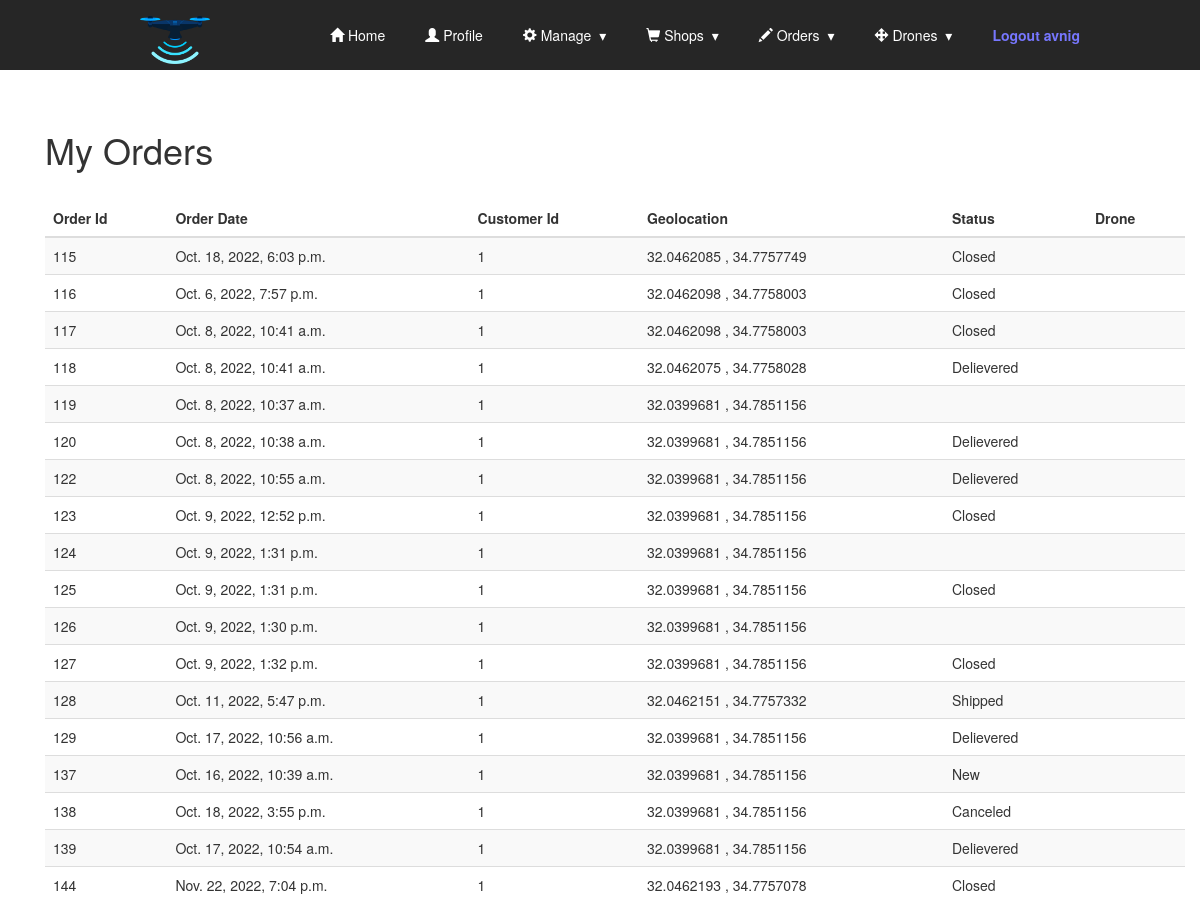
Screenshot of /orders/my_orders (signed in) with the database file from the repository.
### orders/models.py (models this page shows, shortened)
class SoftDeletionModel(models.Model):
    deleted_at = models.DateTimeField(blank=True, null=True)
    objects = SoftDeletionManager()
    all_objects = SoftDeletionManager(alive_only=False)
    class Meta:
        abstract = True

class Order(SoftDeletionModel):
    OrderStatus = (
        ('New',1),          # A new order which was not yet attended
        ('Processing',3),   # An order that is being prepared for shipping
        ('Shipped',4),      # An order which is on its way with a drone
        ('Delievered',5),   # An order which the consumer accepted with the app
        ('Closed',6),       # An order after delievered
        ('Canceled',7),     # Softly deleted order / canceled
    )
    customer = models.IntegerField()
    order_date = models.DateTimeField(auto_now=True)
    status = models.CharField(max_length = 10, choices = OrderStatus, default = 1)
    shop = models.ForeignKey(Shop,on_delete=models.DO_NOTHING)
    drone = models.ForeignKey(Drone,on_delete=models.DO_NOTHING,null=True)
    total_price = models.FloatField(default=0)
    total_weight = models.FloatField(default=0)
    lat_location = models.FloatField(default=0)
    long_location = models.FloatField(default=0)

### orders/views.py (the view)
# urls.py: path('my_orders',MyOrdersView,name='my_orders'),
@login_required(login_url='login')
def MyOrdersView(request):
    context = {}
    model=Order
    user = request.user
    context["user"]=user
    orders = Order.objects.filter(customer=user.id)
    context["orders"]=orders
    return render(request,'orders/my_orders.html',context)

### orders/models.py (called while the page is built)
    def get_queryset(self):
        if self.alive_only:
            return SoftDeletionQuerySet(self.model).filter(deleted_at=None)
        return SoftDeletionQuerySet(self.model)

### orders/templates/orders/my_orders.html (shortened to what this page needs)
<!DOCTYPE html>
{% extends "base.html" %}
{% block content %}
<div class="container">
  <br>
  <br>
  <h1>My Orders</h1>
  <br>
  <form class="my_orders" method="POST">
    <table class="table table-striped" id="live_orders_list">
      <thead>
        <tr>
          <th>Order Id</th>
          <th>Order Date</th>
          <th>Customer Id</th>
          <th>Geolocation</th>
          <th>Status</th>
          <th>Drone</th>
      </thead>
      <tbody>
            {% for o in orders %}
            <tr>
              <td id="order_id">{{o.id}}</td>
              <td>{{o.order_date}}</td>
              <td>{{o.customer}}</td>
              <td>{{o.lat_location}} , {{o.long_location}}</td>
                  {% if o.status == 'Processing' %}
                    <td class='processing'>
                  {% elif o.status == 'New' %}
                    <td class='new'>
                  {% else %}
                    <td>
                  {% endif %}
                {{o.status}}
              </td>
              <td id="order_droan">
              </td>
            </tr>
            {% endfor %}
      </tbody>
    </table>
  </form>
</div>
{% endblock %}

### templates/Base.html (shortened to what this page needs)
{% load static %}
<!DOCTYPE html>
<html>
<head>
  <link rel="stylesheet" href="https://maxcdn.bootstrapcdn.com/bootstrap/3.4.1/css/bootstrap.min.css">
  <link rel="stylesheet" href="{% static 'css/styles.css' %}">
  <link rel="stylesheet" href="{% static 'css/resp_nav_style.css' %}">
</head>
<body>
  <section class="nav-bar">
  <div class="nav-container">
    <div class="brand">
      <a class="brand" href="{% url 'index' %}"><img src="{% static 'dronebar/drone.png' %}" alt="Dronebar"></a>
    </div>
    <nav>
      <ul class="nav-list">
        <li class="active"><a href="{% url 'index' %}"><span class="glyphicon glyphicon-home"></span> Home</a></li>
        <li class="active"><a href="{% url 'accounts:profile' %}"><span class="glyphicon glyphicon-user"></span> Profile</a></li>
        <li>
          <a class="dropdown-toggle" data-toggle="dropdown" href="#"><span class="glyphicon glyphicon-cog"></span> Manage
          </a>
        </li>
        <li>
          <a class="dropdown-toggle" data-toggle="dropdown" href="#"><span class="glyphicon glyphicon-shopping-cart"></span> Shops
          </a>
        </li>
        <li>
          <a class="dropdown-toggle" data-toggle="dropdown" href="#"><span class="glyphicon glyphicon-pencil"></span> Orders
          </a>
        </li>
        <li>
          <a class="dropdown-toggle" data-toggle="dropdown" href="#"><span class="glyphicon glyphicon-move"></span> Drones
          </a>
        </li>
        <li><a href="{% url 'accounts:logout' %}" id="emp">Logout {{request.user}}</a></li>
      </ul>
    </nav>
  </div>
</section>
    <div class="container">
      {% block content %}
      {% endblock %}
    </div>
</body>
</html>

### static/css/styles.css (style rules this page uses)
#emp { color:#7777ff; text-color:#9999ff; font-weight: bold; }
.active { background-color: #04AA6D; color: white; }
.new { -webkit-animation: new 1s infinite; -moz-animation: new 1s infinite; -o-animation: new 1s infinite; animation: new 1s infinite; }
td { padding: 1em; }

### static/css/resp_nav_style.css (style rules this page uses)
body { margin: 0; padding: 0; }
.nav-bar { height: 70px; background: #262626; }
.brand { position: absolute; padding-left: 20px; float: left; line-height: 70px; text-transform: uppercase; font-size: 1.4em; }
.brand a img { max-height: 70px; }
.brand a, .brand a:visited { color: #ffffff; text-decoration: none; }
.nav-container { max-width: 1000px; margin: 0 auto; }
nav { float: right; }
nav ul { list-style: none; margin: 0; padding: 0; }
nav ul li { float: left; position: relative; }
nav ul li a, nav ul li a:visited { display: block; padding: 0 20px; line-height: 70px; background: #262626; color: #ffffff; text-decoration: none; }
nav ul li a:not(:only-child):after, nav ul li a:visited:not(:only-child):after { padding-left: 4px; content: ' ▾'; }
@media screen and (min-width: 799px) { .nav-list { display: block !important; } }

### rows the page displays
Order: id "115", order_date "Oct. 18, 2022, 6:03 p.m.", customer "1", lat_location "32.0462085", long_location "34.7757749", status "Closed"
Order: id "116", order_date "Oct. 6, 2022, 7:57 p.m.", customer "1", lat_location "32.0462098", long_location "34.7758003", status "Closed"
Order: id "117", order_date "Oct. 8, 2022, 10:41 a.m.", customer "1", lat_location "32.0462098", long_location "34.7758003", status "Closed"
Order: id "118", order_date "Oct. 8, 2022, 10:41 a.m.", customer "1", lat_location "32.0462075", long_location "34.7758028", status "Delievered"
Order: id "119", order_date "Oct. 8, 2022, 10:37 a.m.", customer "1", lat_location "32.0399681", long_location "34.7851156"
Order: id "120", order_date "Oct. 8, 2022, 10:38 a.m.", customer "1", lat_location "32.0399681", long_location "34.7851156", status "Delievered"
Order: id "122", order_date "Oct. 8, 2022, 10:55 a.m.", customer "1", lat_location "32.0399681", long_location "34.7851156", status "Delievered"
Order: id "123", order_date "Oct. 9, 2022, 12:52 p.m.", customer "1", lat_location "32.0399681", long_location "34.7851156", status "Closed"
Order: id "124", order_date "Oct. 9, 2022, 1:31 p.m.", customer "1", lat_location "32.0399681", long_location "34.7851156"
Order: id "125", order_date "Oct. 9, 2022, 1:31 p.m.", customer "1", lat_location "32.0399681", long_location "34.7851156", status "Closed"
Order: id "126", order_date "Oct. 9, 2022, 1:30 p.m.", customer "1", lat_location "32.0399681", long_location "34.7851156"
Order: id "127", order_date "Oct. 9, 2022, 1:32 p.m.", customer "1", lat_location "32.0399681", long_location "34.7851156", status "Closed"
Order: id "128", order_date "Oct. 11, 2022, 5:47 p.m.", customer "1", lat_location "32.0462151", long_location "34.7757332", status "Shipped"
Order: id "129", order_date "Oct. 17, 2022, 10:56 a.m.", customer "1", lat_location "32.0399681", long_location "34.7851156", status "Delievered"
Order: id "137", order_date "Oct. 16, 2022, 10:39 a.m.", customer "1", lat_location "32.0399681", long_location "34.7851156", status "New"
Order: id "138", order_date "Oct. 18, 2022, 3:55 p.m.", customer "1", lat_location "32.0399681", long_location "34.7851156", status "Canceled"
Order: id "139", order_date "Oct. 17, 2022, 10:54 a.m.", customer "1", lat_location "32.0399681", long_location "34.7851156", status "Delievered"
Order: id "144", order_date "Nov. 22, 2022, 7:04 p.m.", customer "1", lat_location "32.0462193", long_location "34.7757078", status "Closed"

### other values shown
{{ request.user }} "avnig"
